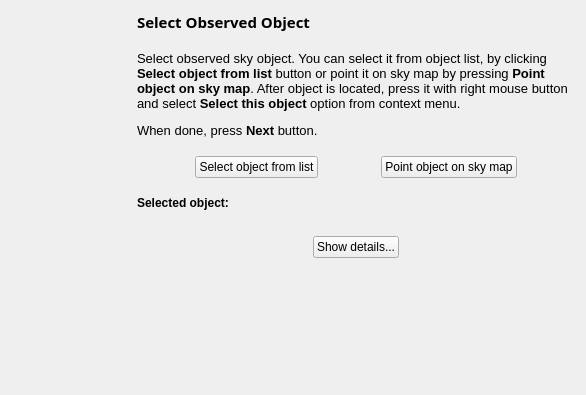
<?xml version="1.0" encoding="UTF-8"?>
<ui version="4.0">
 <class>PWizObjectSelection</class>
 <widget class="QWidget" name="PWizObjectSelection">
  <property name="geometry">
   <rect>
    <x>0</x>
    <y>0</y>
    <width>586</width>
    <height>395</height>
   </rect>
  </property>
  <property name="windowTitle">
   <string>Form</string>
  </property>
  <layout class="QHBoxLayout" name="horizontalLayout">
   <item>
    <widget class="QLabel" name="banner">
     <property name="sizePolicy">
      <sizepolicy hsizetype="Fixed" vsizetype="Fixed">
       <horstretch>0</horstretch>
       <verstretch>0</verstretch>
      </sizepolicy>
     </property>
     <property name="minimumSize">
      <size>
       <width>120</width>
       <height>360</height>
      </size>
     </property>
     <property name="text">
      <string/>
     </property>
    </widget>
   </item>
   <item>
    <layout class="QVBoxLayout" name="selectObjectLayout">
     <property name="spacing">
      <number>6</number>
     </property>
     <property name="margin">
      <number>0</number>
     </property>
     <item>
      <widget class="QLabel" name="stepTitle">
       <property name="font">
        <font>
         <family>Sans Serif</family>
         <pointsize>11</pointsize>
         <weight>75</weight>
         <italic>false</italic>
         <bold>true</bold>
         <underline>false</underline>
         <strikeout>false</strikeout>
        </font>
       </property>
       <property name="text">
        <string>Select Observed Object</string>
       </property>
      </widget>
     </item>
     <item>
      <spacer name="vertSpacer1">
       <property name="orientation">
        <enum>Qt::Vertical</enum>
       </property>
       <property name="sizeType">
        <enum>QSizePolicy::Fixed</enum>
       </property>
       <property name="sizeHint" stdset="0">
        <size>
         <width>20</width>
         <height>12</height>
        </size>
       </property>
      </spacer>
     </item>
     <item>
      <widget class="QLabel" name="stepText">
       <property name="text">
        <string>&lt;!DOCTYPE HTML PUBLIC &quot;-//W3C//DTD HTML 4.0//EN&quot; &quot;http://www.w3.org/TR/REC-html40/strict.dtd&quot;&gt;
&lt;html&gt;&lt;head&gt;&lt;meta name=&quot;qrichtext&quot; content=&quot;1&quot; /&gt;&lt;style type=&quot;text/css&quot;&gt;
p, li { white-space: pre-wrap; }
&lt;/style&gt;&lt;/head&gt;&lt;body style=&quot; font-family:'Sans'; font-size:10pt; font-weight:400; font-style:normal;&quot;&gt;
&lt;p style=&quot; margin-top:12px; margin-bottom:12px; margin-left:0px; margin-right:0px; -qt-block-indent:0; text-indent:0px;&quot;&gt;Select observed sky object. You can select it from object list, by clicking &lt;span style=&quot; font-weight:600;&quot;&gt;Select object from list &lt;/span&gt;button or point it on sky map by pressing &lt;span style=&quot; font-weight:600;&quot;&gt;Point object on sky map&lt;/span&gt;. After object is located, press it with right mouse button and select &lt;span style=&quot; font-weight:600;&quot;&gt;Select this object&lt;/span&gt; option from context menu.&lt;/p&gt;
&lt;p style=&quot; margin-top:12px; margin-bottom:12px; margin-left:0px; margin-right:0px; -qt-block-indent:0; text-indent:0px;&quot;&gt;When done, press &lt;span style=&quot; font-weight:600;&quot;&gt;Next&lt;/span&gt; button.&lt;/p&gt;&lt;/body&gt;&lt;/html&gt;</string>
       </property>
       <property name="wordWrap">
        <bool>true</bool>
       </property>
      </widget>
     </item>
     <item>
      <spacer name="vertSpacer2">
       <property name="orientation">
        <enum>Qt::Vertical</enum>
       </property>
       <property name="sizeType">
        <enum>QSizePolicy::Minimum</enum>
       </property>
       <property name="sizeHint" stdset="0">
        <size>
         <width>20</width>
         <height>12</height>
        </size>
       </property>
      </spacer>
     </item>
     <item>
      <layout class="QHBoxLayout" name="horLayout1">
       <item>
        <spacer name="horSpacer1">
         <property name="orientation">
          <enum>Qt::Horizontal</enum>
         </property>
         <property name="sizeHint" stdset="0">
          <size>
           <width>40</width>
           <height>20</height>
          </size>
         </property>
        </spacer>
       </item>
       <item>
        <widget class="QPushButton" name="fromListButton">
         <property name="text">
          <string>Select object from list</string>
         </property>
        </widget>
       </item>
       <item>
        <spacer name="horSpacer2">
         <property name="orientation">
          <enum>Qt::Horizontal</enum>
         </property>
         <property name="sizeHint" stdset="0">
          <size>
           <width>40</width>
           <height>20</height>
          </size>
         </property>
        </spacer>
       </item>
       <item>
        <widget class="QPushButton" name="pointButton">
         <property name="text">
          <string>Point object on sky map</string>
         </property>
        </widget>
       </item>
       <item>
        <spacer name="horSpacer3">
         <property name="orientation">
          <enum>Qt::Horizontal</enum>
         </property>
         <property name="sizeHint" stdset="0">
          <size>
           <width>40</width>
           <height>20</height>
          </size>
         </property>
        </spacer>
       </item>
      </layout>
     </item>
     <item>
      <spacer name="vertSpacer3">
       <property name="orientation">
        <enum>Qt::Vertical</enum>
       </property>
       <property name="sizeType">
        <enum>QSizePolicy::Fixed</enum>
       </property>
       <property name="sizeHint" stdset="0">
        <size>
         <width>20</width>
         <height>12</height>
        </size>
       </property>
      </spacer>
     </item>
     <item>
      <widget class="QLabel" name="selectedObjLabel">
       <property name="font">
        <font>
         <weight>75</weight>
         <bold>true</bold>
        </font>
       </property>
       <property name="text">
        <string>Selected object:</string>
       </property>
      </widget>
     </item>
     <item>
      <widget class="QLabel" name="objInfoLabel">
       <property name="text">
        <string/>
       </property>
       <property name="alignment">
        <set>Qt::AlignCenter</set>
       </property>
      </widget>
     </item>
     <item>
      <layout class="QHBoxLayout" name="horLayout2">
       <item>
        <spacer name="horSpacer4">
         <property name="orientation">
          <enum>Qt::Horizontal</enum>
         </property>
         <property name="sizeHint" stdset="0">
          <size>
           <width>40</width>
           <height>20</height>
          </size>
         </property>
        </spacer>
       </item>
       <item>
        <widget class="QPushButton" name="detailsButton">
         <property name="text">
          <string>Show details...</string>
         </property>
        </widget>
       </item>
       <item>
        <spacer name="horSpacer5">
         <property name="orientation">
          <enum>Qt::Horizontal</enum>
         </property>
         <property name="sizeHint" stdset="0">
          <size>
           <width>40</width>
           <height>20</height>
          </size>
         </property>
        </spacer>
       </item>
      </layout>
     </item>
     <item>
      <spacer name="vertSpacer4">
       <property name="orientation">
        <enum>Qt::Vertical</enum>
       </property>
       <property name="sizeHint" stdset="0">
        <size>
         <width>20</width>
         <height>40</height>
        </size>
       </property>
      </spacer>
     </item>
    </layout>
   </item>
  </layout>
 </widget>
 <resources/>
 <connections/>
</ui>
